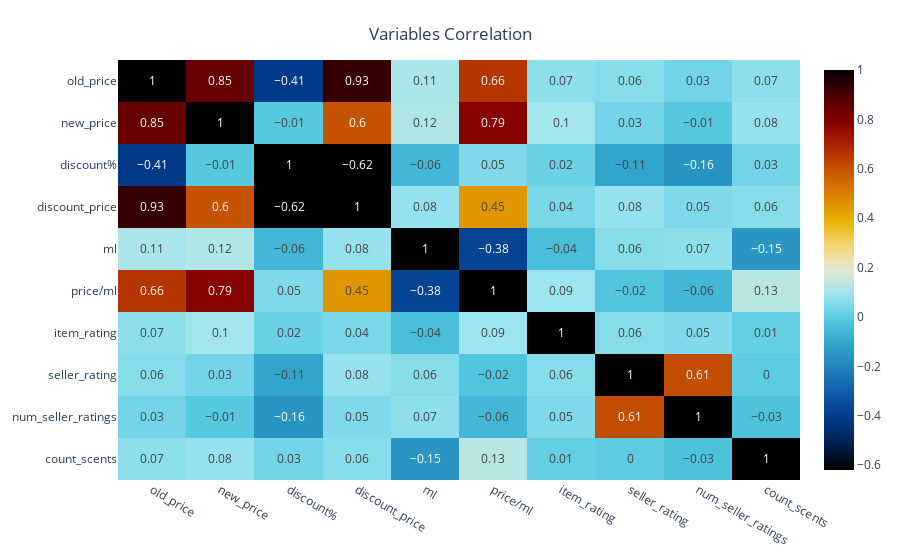

The code cell stored with this chart in its notebook:
### Markdown cell above
### Visualization

### Code cell
fig = px.imshow(df1.corr().round(2),color_continuous_scale='IceFire',aspect="auto",text_auto=True)
fig.update_layout(title={'text': 'Variables Correlation','y':0.95,'x':0.5, 'xanchor': 'center', 'yanchor': 'top'})

### Figure 1 — Plotly figure (JSON) as saved in the notebook; plotly's stock layout.template omitted (floating-point values rounded to 4 significant figures)
{"data": [{"coloraxis": "coloraxis", "hovertemplate": "x: %{x}<br>y: %{y}<br>color: %{z}<extra></extra>", "name": "0", "texttemplate": "%{z}", "type": "heatmap", "x": ["old_price", "new_price", "discount%", "discount_price", "ml", "price/ml", "item_rating", "seller_rating", "num_seller_ratings", "count_scents"], "xaxis": "x", "y": ["old_price", "new_price", "discount%", "discount_price", "ml", "price/ml", "item_rating", "seller_rating", "num_seller_ratings", "count_scents"], "yaxis": "y", "z": [[1, 0.85, -0.41, 0.93, 0.11, 0.66, 0.07, 0.06, 0.03, 0.07], [0.85, 1, -0.01, 0.6, 0.12, 0.79, 0.1, 0.03, -0.01, 0.08], [-0.41, -0.01, 1, -0.62, -0.06, 0.05, 0.02, -0.11, -0.16, 0.03], [0.93, 0.6, -0.62, 1, 0.08, 0.45, 0.04, 0.08, 0.05, 0.06], [0.11, 0.12, -0.06, 0.08, 1, -0.38, -0.04, 0.06, 0.07, -0.15], [0.66, 0.79, 0.05, 0.45, -0.38, 1, 0.09, -0.02, -0.06, 0.13], [0.07, 0.1, 0.02, 0.04, -0.04, 0.09, 1, 0.06, 0.05, 0.01], [0.06, 0.03, -0.11, 0.08, 0.06, -0.02, 0.06, 1, 0.61, 0], [0.03, -0.01, -0.16, 0.05, 0.07, -0.06, 0.05, 0.61, 1, -0.03], [0.07, 0.08, 0.03, 0.06, -0.15, 0.13, 0.01, 0, -0.03, 1]]}], "layout": {"coloraxis": {"colorscale": [[0, "#000000"], [0.0625, "#001f4d"], [0.125, "#003786"], [0.1875, "#0e58a8"], [0.25, "#217eb8"], [0.3125, "#30a4ca"], [0.375, "#54c8df"], [0.4375, "#9be4ef"], [0.5, "#e1e9d1"], [0.5625, "#f3d573"], [0.625, "#e7b000"], [0.6875, "#da8200"], [0.75, "#c65400"], [0.8125, "#ac2301"], [0.875, "#820000"], [0.9375, "#4c0000"], [1, "#000000"]]}, "margin": {"t": 60}, "title": {"text": "Variables Correlation", "x": 0.5, "xanchor": "center", "y": 0.95, "yanchor": "top"}, "xaxis": {"anchor": "y", "domain": [0, 1]}, "yaxis": {"anchor": "x", "autorange": "reversed", "domain": [0, 1]}}}
